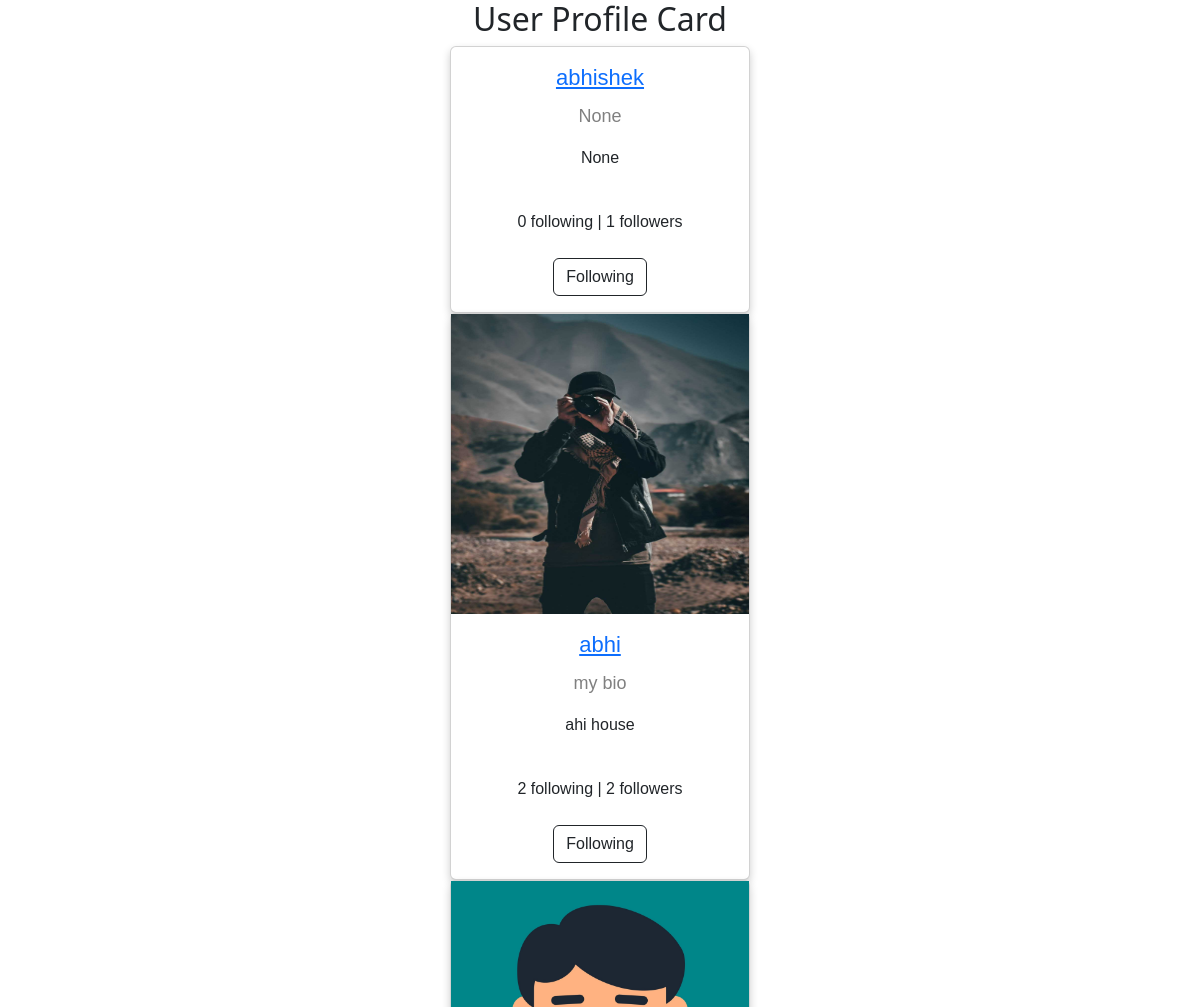
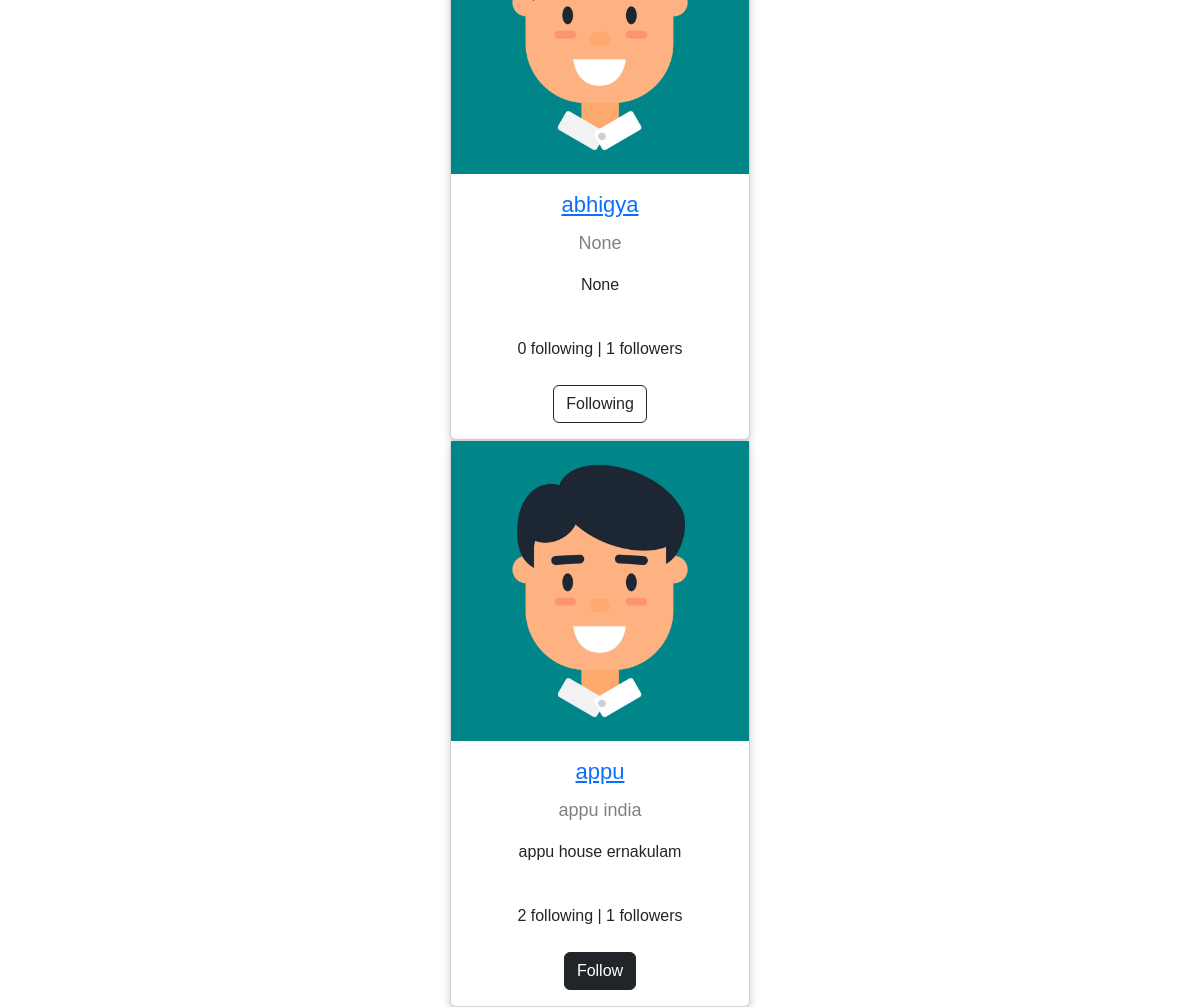
Screenshot of /profiles/all/ (signed in) with the database file from the repository (2 pictures, top to bottom).
### myapp/models.py (models this page shows)
class UserProfile(models.Model):
    user=models.OneToOneField(User,on_delete=models.CASCADE,related_name="profile")
    profile_pic=models.ImageField(upload_to="profilepics",blank=True,default="/profilepics/default.webp")
    bio=models.CharField(max_length=200,null=True)
    address=models.CharField(max_length=200,null=True)
    dob=models.DateTimeField(null=True)
    following=models.ManyToManyField("self",related_name="followed_by",symmetrical=False)
    created_date=models.DateTimeField(auto_now_add=True)
    cover_pic=models.ImageField(upload_to="coverpic",blank=True,default="/profilepics/coverpic2.jpg")
    def __str__(self):
        return self.user.username

### myapp/views.py (the view)
# urls.py: path("profiles/all/",views.ProfileListview.as_view(),name="profile-all"),
class ProfileListview(ListView):
    model=UserProfile
    template_name="profile-list.html"
    context_object_name="profiles"
    def get_queryset(self):
        return UserProfile.objects.exclude(user=self.request.user)

### myapp/templates/profile-list.html (shortened to what this page needs)
<!DOCTYPE html>
{%load static%}
<html>
<head>
    <link rel="stylesheet" href="{%static 'css/cardstyle.css'%}">
<link rel="stylesheet" href="https://cdnjs.cloudflare.com/ajax/libs/font-awesome/4.7.0/css/font-awesome.min.css">
<link href="https://cdn.jsdelivr.net/npm/bootstrap@5.3.0-alpha3/dist/css/bootstrap.min.css" rel="stylesheet">
</head>
<body>
<h2 style="text-align:center">User Profile Card</h2>
{%for profile in profiles%}
<div class="card">
    {%if profile.profile_pic%}
     <img src="{{profile.profile_pic.url}}" alt="John" style="width:100%" height="300px">
    {%endif%}
    <h1><a href="{%url 'profiledetail' profile.id%}">{{profile}}</a></h1>
    <p class="title">{{profile.bio}}</p>
    <p>{{profile.address}}</p>
    <div style="margin: 24px 0;">
      {{profile.following.all.count}} following |
      {{profile.followed_by.all.count}} followers
    </div>
    <p>
      {%if request.user.profile in profile.followed_by.all %}
         <a href="{%url 'unfollow' profile.id%}" class="btn btn-outline-dark">Following</a>
      {%else%}
        <a href="{%url 'follow' profile.id%}" class="btn btn-dark">Follow</a>
      {%endif%}
    </p>
  </div>
{%endfor%}
</body>
</html>

### myapp/static/css/cardstyle.css (style rules this page uses)
.card { box-shadow: 0 4px 8px 0 rgba(0, 0, 0, 0.2); max-width: 300px; margin: auto; text-align: center; font-family: arial; }
.title { color: grey; font-size: 18px; }
a { text-decoration: none; font-size: 22px; color: black; }

### rows the page displays
UserProfile: user.username "abhishek", bio "None", address "None", following.all.count "0", followed_by.all.count "1", shows "Following"
UserProfile: profile_pic (picture), user.username "abhi", bio "my bio", address "ahi house", following.all.count "2", followed_by.all.count "2", shows "Following"
UserProfile: profile_pic (placeholder picture), user.username "abhigya", bio "None", address "None", following.all.count "0", followed_by.all.count "1", shows "Following"
UserProfile: profile_pic (placeholder picture), user.username "appu", bio "appu india", address "appu house ernakulam", following.all.count "2", followed_by.all.count "1", shows "Follow"
